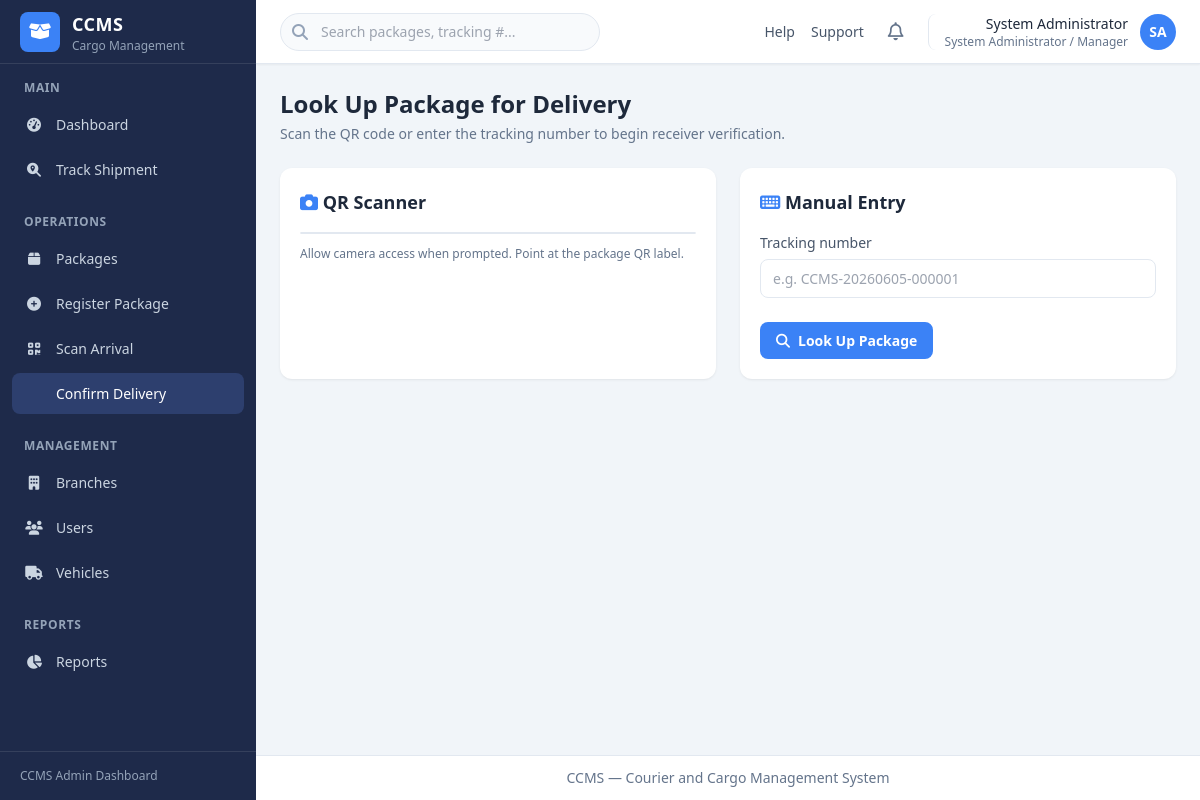
The app's page /operations/confirm-delivery/ (signed in) with its own data.
### account/models.py (models this page shows, shortened)
class User(AbstractUser):
    full_name = models.CharField(max_length=255)
    phone_number = models.CharField(max_length=20, blank=True)
    role = models.CharField(
        max_length=20,
        choices=UserRole.choices,
        default=UserRole.BRANCH_OFFICER,
    )
    status = models.CharField(
        max_length=20,
        choices=UserStatus.choices,
        default=UserStatus.ACTIVE,
    )
    branch = models.ForeignKey(
        'ccms_app.Branch',
        on_delete=models.SET_NULL,
        null=True,
        blank=True,
        related_name='staff',
    )
    class Meta:
        ordering = ['full_name']
    @property
    def is_admin_manager(self):
        return self.role == UserRole.ADMIN_MANAGER
    @property
    def is_branch_officer(self):
        return self.role == UserRole.BRANCH_OFFICER
    @property
    def role_label(self):
        return self.get_role_display()
    def get_initials(self):
        parts = self.full_name.strip().split()
        if len(parts) >= 2:
            return (parts[0][0] + parts[-1][0]).upper()
        if parts:
            return parts[0][0].upper()
        return self.username[:1].upper()

### ccms_app/views_operations.py (the view)
# urls.py: path('operations/confirm-delivery/', views_operations.confirm_delivery_lookup, name='confirm_delivery_lookup'),
@login_required
def confirm_delivery_lookup(request):
    if request.user.is_branch_officer and not request.user.branch_id:
        messages.error(request, 'Your account has no assigned branch. Contact an administrator.')
        return redirect('ccms_app:dashboard')
    form = TrackingLookupForm(request.POST or None)
    if request.method == 'POST' and form.is_valid():
        tracking = form.cleaned_data['tracking_number']
        return redirect('ccms_app:delivery_confirm', tracking_number=tracking)
    return render(request, 'ccms_app/operations/delivery_lookup.html', {
        'active_nav': 'confirm_delivery',
        'form': form,
    })

### ccms_app/forms.py
class TrackingLookupForm(forms.Form):
    tracking_number = forms.CharField(
        max_length=30,
        widget=forms.TextInput(attrs={
            'class': INPUT_CLASS,
            'placeholder': 'e.g. CCMS-20260605-000001',
            'autofocus': True,
        }),
    )

### templates/ccms_app/operations/delivery_lookup.html (shortened to what this page needs)
{% extends "ccms_app/operations/scan_base.html" %}
{% block scan_heading %}Look Up Package for Delivery{% endblock %}
{% block scan_subtitle %}Scan the QR code or enter the tracking number to begin receiver verification.{% endblock %}
{% block scan_form_action %}{% url 'ccms_app:confirm_delivery_lookup' %}{% endblock %}

### templates/includes/header.html (shortened to what this page needs)
<header class="sticky top-0 z-20 flex h-16 items-center justify-between border-b border-slate-200 bg-white px-4 shadow-sm md:px-6">
    <div class="flex items-center gap-4">
        <div class="relative hidden sm:block">
            <i class="fa-solid fa-search absolute left-3 top-1/2 -translate-y-1/2 text-slate-400"></i>
            <input type="search" placeholder="Search packages, tracking #..."
                   class="w-64 rounded-full border border-slate-200 bg-slate-50 py-2 pl-10 pr-4 text-sm focus:border-brand focus:outline-none focus:ring-1 focus:ring-brand md:w-80">
        </div>
    </div>
    <div class="flex items-center gap-2 md:gap-4">
        <nav class="hidden items-center gap-4 text-sm text-slate-600 md:flex">
            <a href="#" class="hover:text-brand">Help</a>
            <a href="#" class="hover:text-brand">Support</a>
        </nav>
        <button type="button" class="rounded-lg p-2 text-slate-500 hover:bg-slate-100" title="Notifications">
            <i class="fa-regular fa-bell text-lg"></i>
        </button>
        <div class="relative" id="user-menu-wrapper">
            <button type="button" id="user-menu-toggle"
                    class="flex items-center gap-3 rounded-lg border-l border-slate-200 pl-3 hover:bg-slate-50 md:pl-4">
                <div class="hidden text-right sm:block">
                    <p class="text-sm font-medium text-slate-800">{{ user.full_name }}</p>
                    <p class="text-xs text-slate-500">{{ user.role_label }}</p>
                </div>
                <div class="flex h-9 w-9 items-center justify-center rounded-full bg-brand text-sm font-semibold text-white">
                    {{ user.get_initials }}
                </div>
            </button>
        </div>
    </div>
</header>

### static/css/dashboard.css (style rules this page uses)
.form-input { display: block; width: 100%; border-radius: 0.5rem; border: 1px solid #e2e8f0; background-color: #ffffff; padding: 0.5rem 0.75rem; font-size: 0.875rem; color: #1e293b; transition: border-color 0.15s, box-shadow 0.15s; }

### records on screen
User: full_name "System Administrator", role_label "System Administrator / Manager", get_initials "SA"

### other values on screen
{{ field.label }} "Tracking number"
